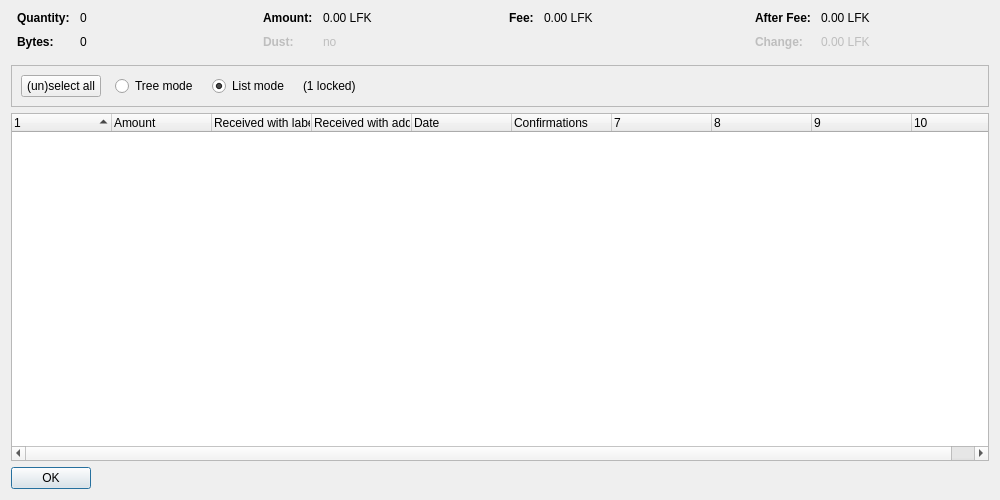
<?xml version="1.0" encoding="UTF-8"?>
<ui version="4.0">
 <class>CoinControlDialog</class>
 <widget class="QDialog" name="CoinControlDialog">
  <property name="geometry">
   <rect>
    <x>0</x>
    <y>0</y>
    <width>1000</width>
    <height>500</height>
   </rect>
  </property>
  <property name="windowTitle">
   <string>Coin Selection</string>
  </property>
  <layout class="QVBoxLayout" name="verticalLayout">
   <item>
    <layout class="QHBoxLayout" name="horizontalLayoutTop" stretch="0,0,0,0">
     <property name="topMargin">
      <number>0</number>
     </property>
     <property name="bottomMargin">
      <number>10</number>
     </property>
     <item>
      <layout class="QFormLayout" name="formLayoutCoinControl1">
       <property name="horizontalSpacing">
        <number>10</number>
       </property>
       <property name="verticalSpacing">
        <number>10</number>
       </property>
       <property name="leftMargin">
        <number>6</number>
       </property>
       <property name="rightMargin">
        <number>6</number>
       </property>
       <item row="0" column="0">
        <widget class="QLabel" name="labelCoinControlQuantityText">
         <property name="font">
          <font>
           <weight>75</weight>
           <bold>true</bold>
          </font>
         </property>
         <property name="text">
          <string>Quantity:</string>
         </property>
        </widget>
       </item>
       <item row="0" column="1">
        <widget class="QLabel" name="labelCoinControlQuantity">
         <property name="cursor">
          <cursorShape>IBeamCursor</cursorShape>
         </property>
         <property name="contextMenuPolicy">
          <enum>Qt::ActionsContextMenu</enum>
         </property>
         <property name="text">
          <string notr="true">0</string>
         </property>
         <property name="textInteractionFlags">
          <set>Qt::LinksAccessibleByMouse|Qt::TextSelectableByKeyboard|Qt::TextSelectableByMouse</set>
         </property>
        </widget>
       </item>
       <item row="1" column="0">
        <widget class="QLabel" name="labelCoinControlBytesText">
         <property name="font">
          <font>
           <weight>75</weight>
           <bold>true</bold>
          </font>
         </property>
         <property name="text">
          <string>Bytes:</string>
         </property>
        </widget>
       </item>
       <item row="1" column="1">
        <widget class="QLabel" name="labelCoinControlBytes">
         <property name="cursor">
          <cursorShape>IBeamCursor</cursorShape>
         </property>
         <property name="contextMenuPolicy">
          <enum>Qt::ActionsContextMenu</enum>
         </property>
         <property name="text">
          <string notr="true">0</string>
         </property>
         <property name="textInteractionFlags">
          <set>Qt::LinksAccessibleByMouse|Qt::TextSelectableByKeyboard|Qt::TextSelectableByMouse</set>
         </property>
        </widget>
       </item>
      </layout>
     </item>
     <item>
      <layout class="QFormLayout" name="formLayoutCoinControl2">
       <property name="horizontalSpacing">
        <number>10</number>
       </property>
       <property name="verticalSpacing">
        <number>10</number>
       </property>
       <property name="leftMargin">
        <number>6</number>
       </property>
       <property name="rightMargin">
        <number>6</number>
       </property>
       <item row="0" column="0">
        <widget class="QLabel" name="labelCoinControlAmountText">
         <property name="font">
          <font>
           <weight>75</weight>
           <bold>true</bold>
          </font>
         </property>
         <property name="text">
          <string>Amount:</string>
         </property>
        </widget>
       </item>
       <item row="0" column="1">
        <widget class="QLabel" name="labelCoinControlAmount">
         <property name="cursor">
          <cursorShape>IBeamCursor</cursorShape>
         </property>
         <property name="contextMenuPolicy">
          <enum>Qt::ActionsContextMenu</enum>
         </property>
         <property name="text">
          <string notr="true">0.00 LFK</string>
         </property>
         <property name="textInteractionFlags">
          <set>Qt::LinksAccessibleByMouse|Qt::TextSelectableByKeyboard|Qt::TextSelectableByMouse</set>
         </property>
        </widget>
       </item>
       <item row="1" column="0">
        <widget class="QLabel" name="labelCoinControlLowOutputText">
         <property name="enabled">
          <bool>false</bool>
         </property>
         <property name="font">
          <font>
           <weight>75</weight>
           <bold>true</bold>
          </font>
         </property>
         <property name="text">
          <string>Dust:</string>
         </property>
        </widget>
       </item>
       <item row="1" column="1">
        <widget class="QLabel" name="labelCoinControlLowOutput">
         <property name="enabled">
          <bool>false</bool>
         </property>
         <property name="cursor">
          <cursorShape>IBeamCursor</cursorShape>
         </property>
         <property name="contextMenuPolicy">
          <enum>Qt::ActionsContextMenu</enum>
         </property>
         <property name="text">
          <string notr="true">no</string>
         </property>
         <property name="textInteractionFlags">
          <set>Qt::LinksAccessibleByMouse|Qt::TextSelectableByKeyboard|Qt::TextSelectableByMouse</set>
         </property>
        </widget>
       </item>
      </layout>
     </item>
     <item>
      <layout class="QFormLayout" name="formLayoutCoinControl3">
       <property name="horizontalSpacing">
        <number>10</number>
       </property>
       <property name="verticalSpacing">
        <number>10</number>
       </property>
       <property name="leftMargin">
        <number>6</number>
       </property>
       <property name="rightMargin">
        <number>6</number>
       </property>
       <item row="0" column="0">
        <widget class="QLabel" name="labelCoinControlFeeText">
         <property name="font">
          <font>
           <weight>75</weight>
           <bold>true</bold>
          </font>
         </property>
         <property name="text">
          <string>Fee:</string>
         </property>
        </widget>
       </item>
       <item row="0" column="1">
        <widget class="QLabel" name="labelCoinControlFee">
         <property name="cursor">
          <cursorShape>IBeamCursor</cursorShape>
         </property>
         <property name="contextMenuPolicy">
          <enum>Qt::ActionsContextMenu</enum>
         </property>
         <property name="text">
          <string notr="true">0.00 LFK</string>
         </property>
         <property name="textInteractionFlags">
          <set>Qt::LinksAccessibleByMouse|Qt::TextSelectableByKeyboard|Qt::TextSelectableByMouse</set>
         </property>
        </widget>
       </item>
      </layout>
     </item>
     <item>
      <layout class="QFormLayout" name="formLayoutCoinControl4">
       <property name="horizontalSpacing">
        <number>10</number>
       </property>
       <property name="verticalSpacing">
        <number>10</number>
       </property>
       <property name="leftMargin">
        <number>6</number>
       </property>
       <property name="rightMargin">
        <number>6</number>
       </property>
       <item row="0" column="0">
        <widget class="QLabel" name="labelCoinControlAfterFeeText">
         <property name="font">
          <font>
           <weight>75</weight>
           <bold>true</bold>
          </font>
         </property>
         <property name="text">
          <string>After Fee:</string>
         </property>
        </widget>
       </item>
       <item row="0" column="1">
        <widget class="QLabel" name="labelCoinControlAfterFee">
         <property name="cursor">
          <cursorShape>IBeamCursor</cursorShape>
         </property>
         <property name="contextMenuPolicy">
          <enum>Qt::ActionsContextMenu</enum>
         </property>
         <property name="text">
          <string notr="true">0.00 LFK</string>
         </property>
         <property name="textInteractionFlags">
          <set>Qt::LinksAccessibleByMouse|Qt::TextSelectableByKeyboard|Qt::TextSelectableByMouse</set>
         </property>
        </widget>
       </item>
       <item row="1" column="0">
        <widget class="QLabel" name="labelCoinControlChangeText">
         <property name="enabled">
          <bool>false</bool>
         </property>
         <property name="font">
          <font>
           <weight>75</weight>
           <bold>true</bold>
          </font>
         </property>
         <property name="text">
          <string>Change:</string>
         </property>
        </widget>
       </item>
       <item row="1" column="1">
        <widget class="QLabel" name="labelCoinControlChange">
         <property name="enabled">
          <bool>false</bool>
         </property>
         <property name="cursor">
          <cursorShape>IBeamCursor</cursorShape>
         </property>
         <property name="contextMenuPolicy">
          <enum>Qt::ActionsContextMenu</enum>
         </property>
         <property name="text">
          <string notr="true">0.00 LFK</string>
         </property>
         <property name="textInteractionFlags">
          <set>Qt::LinksAccessibleByMouse|Qt::TextSelectableByKeyboard|Qt::TextSelectableByMouse</set>
         </property>
        </widget>
       </item>
      </layout>
     </item>
    </layout>
   </item>
   <item>
    <widget class="QFrame" name="frame">
     <property name="minimumSize">
      <size>
       <width>0</width>
       <height>40</height>
      </size>
     </property>
     <property name="frameShape">
      <enum>QFrame::StyledPanel</enum>
     </property>
     <property name="frameShadow">
      <enum>QFrame::Sunken</enum>
     </property>
     <layout class="QHBoxLayout" name="horizontalLayout">
      <item>
       <layout class="QHBoxLayout" name="horizontalLayoutPanel" stretch="0,0,0,0,0">
        <property name="spacing">
         <number>14</number>
        </property>
        <item>
         <widget class="QPushButton" name="pushButtonSelectAll">
          <property name="sizePolicy">
           <sizepolicy hsizetype="Maximum" vsizetype="Fixed">
            <horstretch>0</horstretch>
            <verstretch>0</verstretch>
           </sizepolicy>
          </property>
          <property name="text">
           <string>(un)select all</string>
          </property>
          <property name="autoDefault">
           <bool>false</bool>
          </property>
         </widget>
        </item>
        <item>
         <widget class="QRadioButton" name="radioTreeMode">
          <property name="sizePolicy">
           <sizepolicy hsizetype="Maximum" vsizetype="Fixed">
            <horstretch>0</horstretch>
            <verstretch>0</verstretch>
           </sizepolicy>
          </property>
          <property name="text">
           <string>Tree mode</string>
          </property>
         </widget>
        </item>
        <item>
         <widget class="QRadioButton" name="radioListMode">
          <property name="sizePolicy">
           <sizepolicy hsizetype="Maximum" vsizetype="Fixed">
            <horstretch>0</horstretch>
            <verstretch>0</verstretch>
           </sizepolicy>
          </property>
          <property name="text">
           <string>List mode</string>
          </property>
          <property name="checked">
           <bool>true</bool>
          </property>
         </widget>
        </item>
        <item>
         <widget class="QLabel" name="labelLocked">
          <property name="text">
           <string notr="true">(1 locked)</string>
          </property>
         </widget>
        </item>
        <item>
         <spacer name="horizontalSpacer">
          <property name="orientation">
           <enum>Qt::Horizontal</enum>
          </property>
          <property name="sizeHint" stdset="0">
           <size>
            <width>40</width>
            <height>20</height>
           </size>
          </property>
         </spacer>
        </item>
       </layout>
      </item>
     </layout>
    </widget>
   </item>
   <item>
    <widget class="CoinControlTreeWidget" name="treeWidget">
     <property name="contextMenuPolicy">
      <enum>Qt::CustomContextMenu</enum>
     </property>
     <property name="sortingEnabled">
      <bool>false</bool>
     </property>
     <property name="columnCount">
      <number>10</number>
     </property>
     <attribute name="headerShowSortIndicator" stdset="0">
      <bool>true</bool>
     </attribute>
     <attribute name="headerStretchLastSection">
      <bool>false</bool>
     </attribute>
     <column>
      <property name="text">
       <string/>
      </property>
     </column>
     <column>
      <property name="text">
       <string>Amount</string>
      </property>
     </column>
     <column>
      <property name="text">
       <string>Received with label</string>
      </property>
     </column>
     <column>
      <property name="text">
       <string>Received with address</string>
      </property>
     </column>
     <column>
      <property name="text">
       <string>Date</string>
      </property>
     </column>
     <column>
      <property name="text">
       <string>Confirmations</string>
      </property>
      <property name="toolTip">
       <string>Confirmed</string>
      </property>
     </column>
     <column>
      <property name="text">
       <string/>
      </property>
     </column>
     <column>
      <property name="text">
       <string/>
      </property>
     </column>
     <column>
      <property name="text">
       <string/>
      </property>
     </column>
     <column>
      <property name="text">
       <string/>
      </property>
     </column>
    </widget>
   </item>
   <item>
    <widget class="QDialogButtonBox" name="buttonBox">
     <property name="sizePolicy">
      <sizepolicy hsizetype="Maximum" vsizetype="Fixed">
       <horstretch>0</horstretch>
       <verstretch>0</verstretch>
      </sizepolicy>
     </property>
     <property name="orientation">
      <enum>Qt::Horizontal</enum>
     </property>
     <property name="standardButtons">
      <set>QDialogButtonBox::Ok</set>
     </property>
    </widget>
   </item>
  </layout>
 </widget>
 <customwidgets>
  <customwidget>
   <class>CoinControlTreeWidget</class>
   <extends>QTreeWidget</extends>
   <header>qt/coincontroltreewidget.h</header>
  </customwidget>
 </customwidgets>
 <resources/>
 <connections/>
</ui>
